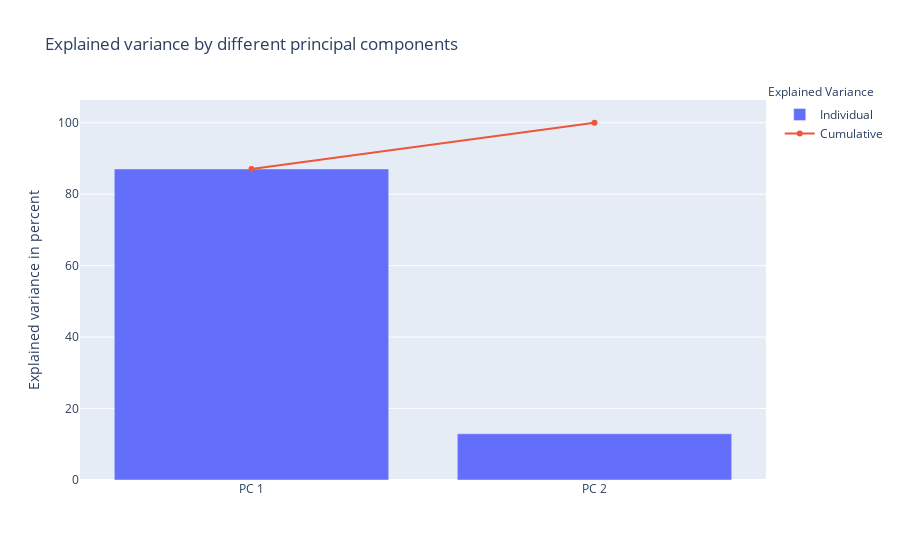

Notebook cell for this chart:
### Markdown cell above
### Plot variance principal components

### Code cell
pca.test_plot()

### Figure 1 — Plotly figure (JSON) as saved in the notebook; plotly's stock layout.template omitted (floating-point values rounded to 4 significant figures)
{"data": [{"name": "Individual", "type": "bar", "x": ["PC 1", "PC 2"], "y": [87.06, 12.94]}, {"name": "Cumulative", "type": "scatter", "x": ["PC 1", "PC 2"], "y": [87.06, 100.0]}], "layout": {"annotations": [{"showarrow": false, "text": "Explained Variance", "x": 1.16, "xref": "paper", "y": 1.05, "yref": "paper"}], "title": {"text": "Explained variance by different principal components"}, "yaxis": {"title": {"text": "Explained variance in percent"}}}}
